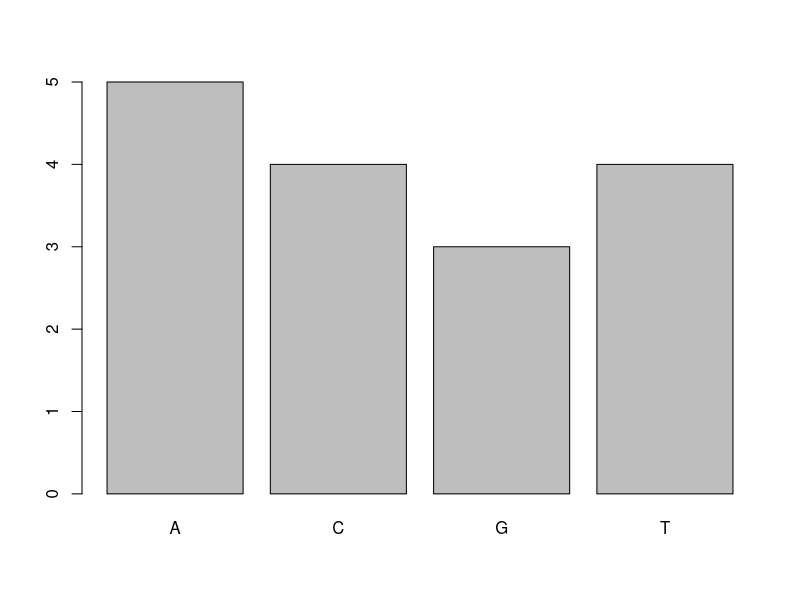
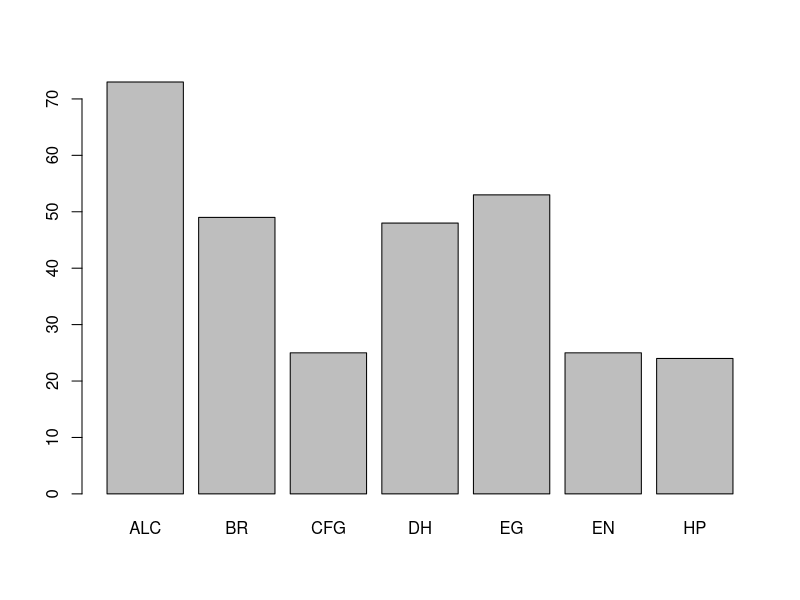
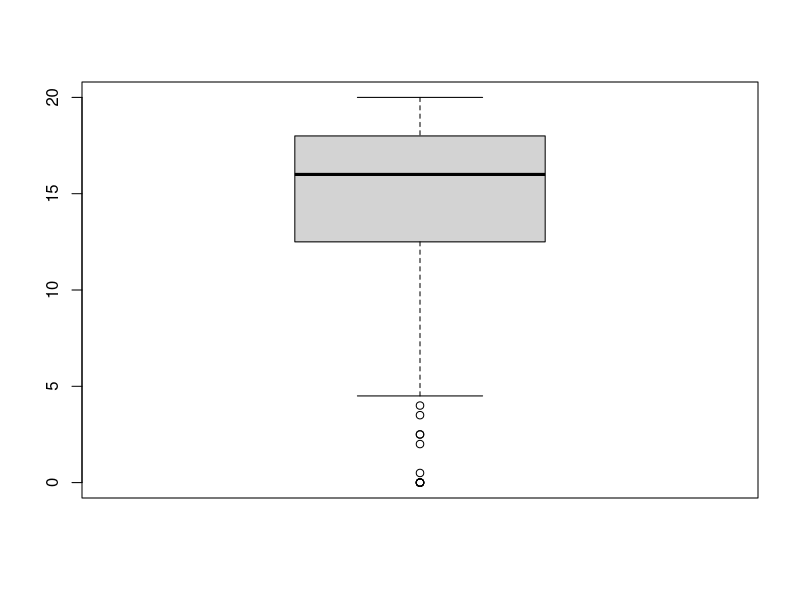
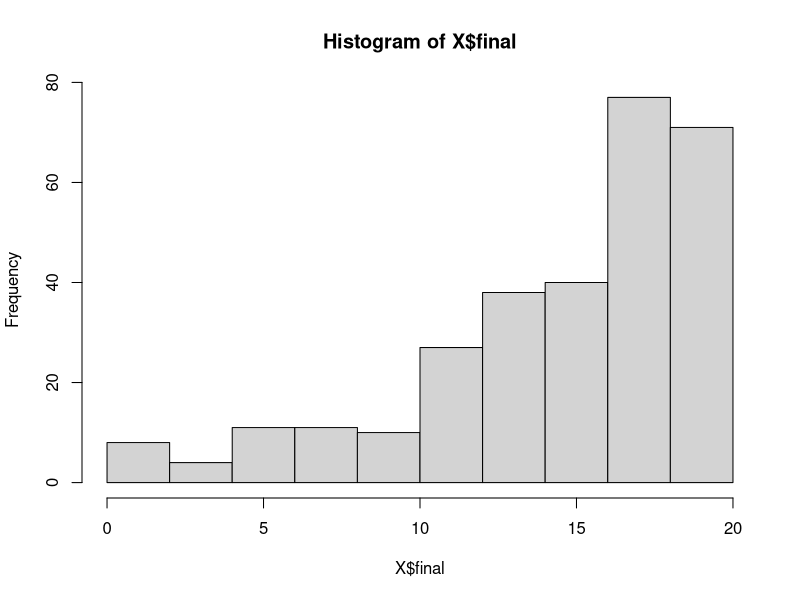
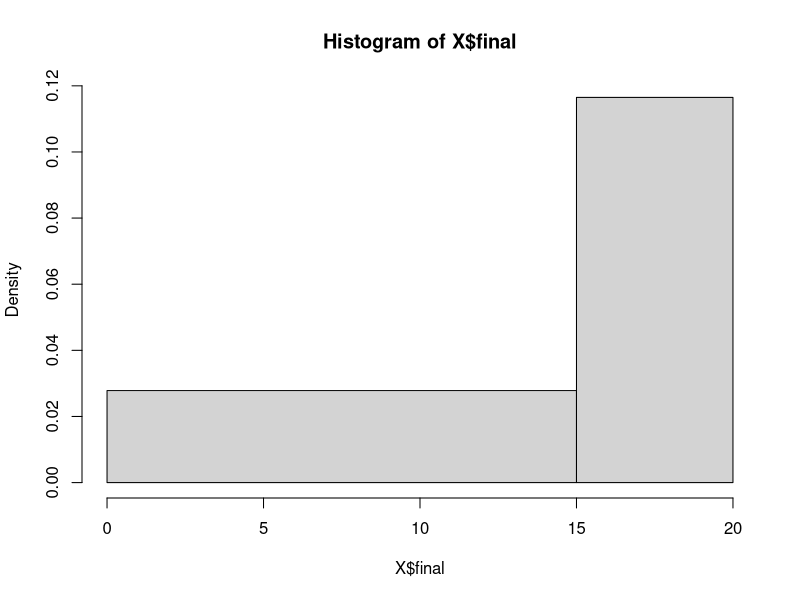
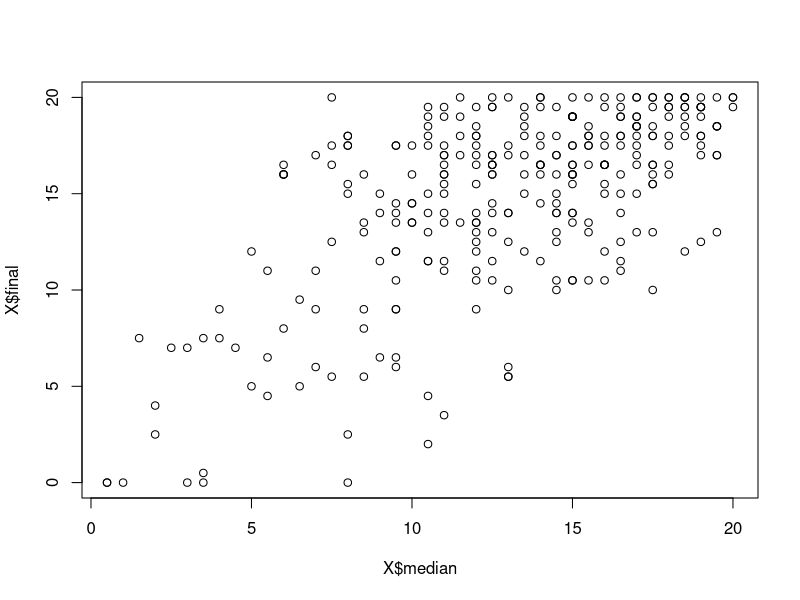
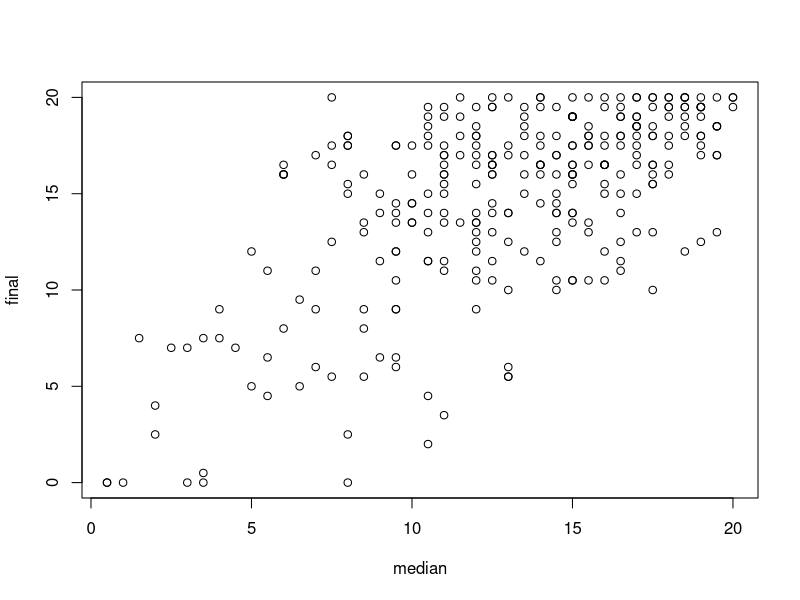
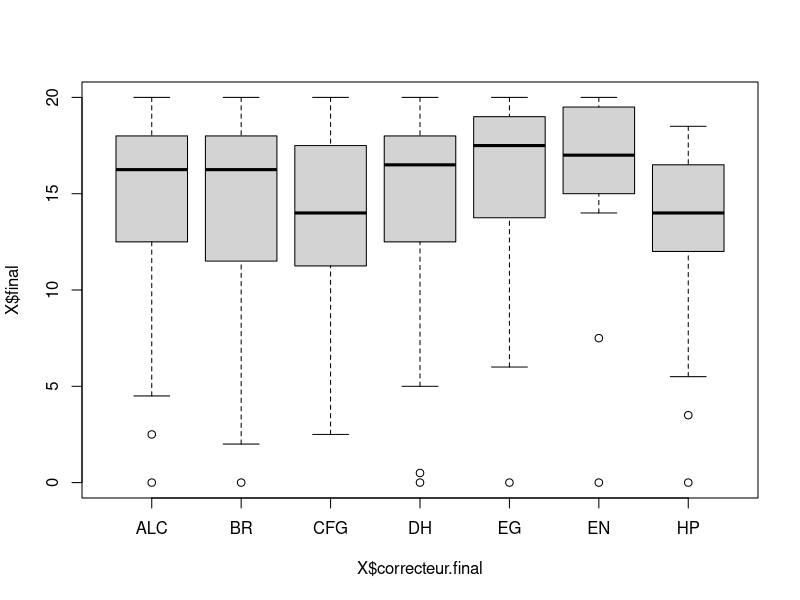

Here is the R script that generated these plots, in order:
notes <- c(18, 1.5, 9.5, 15.5, 15, 15.5, 0.5, 14.5, 10)
notes <- c(notes, 4)
notes10 <- notes / 2
notes10 > 6 
choix <- notes > 10 
notes[choix]

v<- c(1,2,3,4,5)
notes2 <- v - 2 


min(notes[(notes - floor(notes)) == 0])

v[2] <- 0
v[2:4] <- 1
v[v == 1] <- 2

# Met dans notes2 le vecteur notes avec toutes les valeurs diminuées par 2
notes2 <- notes - 2 

# Renvoie le nombre de valeurs inférieurs à 0
length (notes2 [notes2 < 0])

# Met à 0 toutes les notes inférieurs à 0
notes2[notes2 < 0] <- 0

collection <- c("R", "V", "B", "V")
f <- factor( c("R", "V", "B", "V"))

ADN <- factor(c("A","C","A","A","G","A","T","G","C","C","A","T","T","G","T","C"))
ADN
# [1] A C A A G A T G C C A T T G T C
# Levels: A C G T
nlevels(ADN)
# [1] 4
levels(ADN)
# [1] "A" "C" "G" "T"

# Nombre de A dans le brin d'ADN
length(ADN[ADN == "A"])
# [1] 5
length(ADN[ADN == "T"])
# [1] 4
length(ADN[ADN == "C"])
# [1] 4
length(ADN[ADN == "G"])
# [1] 3


X <- read.csv("data/sy02.data")

length(X) # Nb de colonnes de X 
ncol(X) # Nb de colonnes de X
nrow(X) # Nb de lignes de X
names(X) # Nom des colonnes de X
# [1] "correcteur.median" "median"            "correcteur.final"  "final"             "moyenne"           "resultat"

head(X)
summary(X)

X[1,1] # Extrait le 1er élément
X[,3] # Extrait la 3e colonne
X[1:10,] # Extrait les 10 premières lignes
X[c(1,3),c(1,4)] # Extraire les lignes 1 et 3 et les colonnes 1 et 4

X[,c(2,6)] # Extrait la 2e et la dernière colonne du tableau X

X$median # <=> X[,2]

X[X$median > 10,] # Etudiants ayant + de 10 au médian

mean(X[X$correcteur.median == "EG",2]) # Moyenne des étudiants du médian ayant été corrigé par EG

nrow(X[X$median < X$final,]) / nrow(X) # Proportion d'étudiants qui ont eu une meilleure note au final qu'au médian.

mean(X$final) # Moyenne
sd(X$final) # écart-type
var(X$final) # Variance
median(X$final) # Médiane
max(X$final) 
min(X$final)


summary(X$final)

quantile(X$median)
#0%  25%  50%  75% 100% 
#0.5 10.5 13.5 16.5 20.0 

IQR(X$median) # Etendue inter-quartile (Q3-Q1)

mean(sort(X$median)[11:287]) # Moyenne tronquée d'ordre 10 (moyenne en enlevant les 10 premières et les 1à dernières valeurs)

t <- table(ADN)
barplot(t)

barplot(table(X$correcteur.median)) # Diagramme en bande
# Nb de copies corrigé par correcteur.
# On remrque que ALC a corrigé le plus de copies

boxplot(X$final) # Boite à moustache des notes de final

stem(X$moyenne) # Diagramme en tige et feuille de la moyenne

hist(X$final) # Histogramme des notes du final

histo <- hist(X$final, breaks = c(0,15,20)) # Coupe l'histogramme à 15

histo$density # Renvoie les valeurs de densité présentes sur l'histogramme.

sum (diff(histo$breaks) * histo$density)
histo$breaks # Renvoie les abscices ou il y a un break
diff(histo$breaks) # Renvoie donc la longueur de chaque rectangle
diff(c(1,5,9,2)) # diff renvoie v[i] = v[i+1] - v[i]

plot(X$median , X$final)
plot(final ~ median, data=X)

boxplot(X$final ~ X$correcteur.final) # Boite à moustache en fonction des correcteurs

boxplot(X$final[X$correcteur.final == "DH"] ~ X$correcteur.final[X$correcteur.final == "DH"])

stripchart(X$final ~ X$correcteur.final, data = X) 

stripchart(X$final ~ X$correcteur.final, data = X, method = "jitter") 
